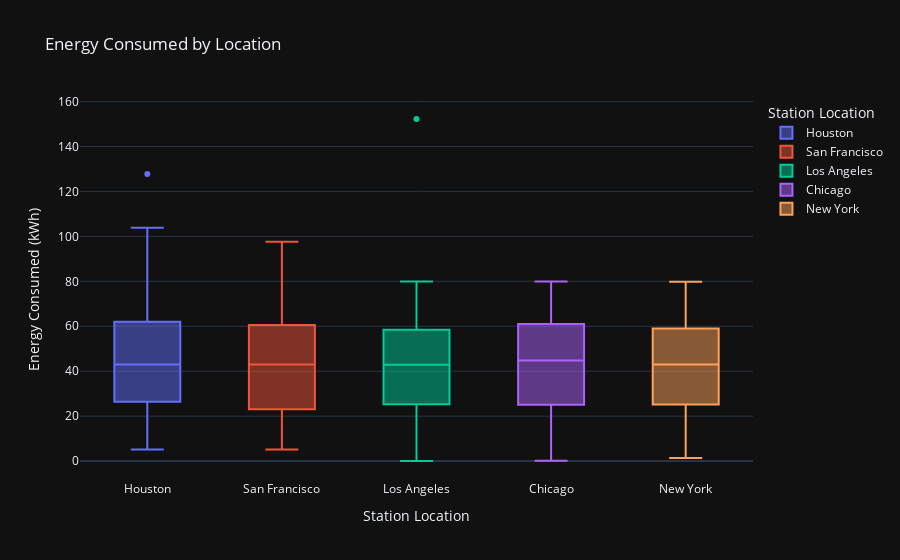

The cell this chart's notebook holds for it:
### Code cell
fig = px.box(df, 
             x='Charging Station Location', 
             y='Energy Consumed (kWh)', 
             title='Energy Consumed by Location',
             labels={'Energy Consumed (kWh)': 'Energy Consumed (kWh)', 'Charging Station Location': 'Station Location'},
             color='Charging Station Location',template='plotly_dark')

fig.show()

### Figure 1 — Plotly figure (JSON) as saved in the notebook; plotly's stock layout.template omitted (floating-point values rounded to 4 significant figures; data arrays with more than 128 entries replaced by an {"elided": "..."} marker saying what was removed)
{"data": [{"alignmentgroup": "True", "hovertemplate": "Station Location=%{x}<br>Energy Consumed (kWh)=%{y}<extra></extra>", "legendgroup": "Houston", "marker": {"color": "#636efa"}, "name": "Houston", "notched": false, "offsetgroup": "Houston", "orientation": "v", "showlegend": true, "type": "box", "x": {"elided": "262 str values"}, "x0": " ", "xaxis": "x", "y": {"elided": "262 float values"}, "y0": " ", "yaxis": "y"}, {"alignmentgroup": "True", "hovertemplate": "Station Location=%{x}<br>Energy Consumed (kWh)=%{y}<extra></extra>", "legendgroup": "San Francisco", "marker": {"color": "#EF553B"}, "name": "San Francisco", "notched": false, "offsetgroup": "San Francisco", "orientation": "v", "showlegend": true, "type": "box", "x": {"elided": "264 str values"}, "x0": " ", "xaxis": "x", "y": {"elided": "264 float values"}, "y0": " ", "yaxis": "y"}, {"alignmentgroup": "True", "hovertemplate": "Station Location=%{x}<br>Energy Consumed (kWh)=%{y}<extra></extra>", "legendgroup": "Los Angeles", "marker": {"color": "#00cc96"}, "name": "Los Angeles", "notched": false, "offsetgroup": "Los Angeles", "orientation": "v", "showlegend": true, "type": "box", "x": {"elided": "297 str values"}, "x0": " ", "xaxis": "x", "y": {"elided": "297 float values"}, "y0": " ", "yaxis": "y"}, {"alignmentgroup": "True", "hovertemplate": "Station Location=%{x}<br>Energy Consumed (kWh)=%{y}<extra></extra>", "legendgroup": "Chicago", "marker": {"color": "#ab63fa"}, "name": "Chicago", "notched": false, "offsetgroup": "Chicago", "orientation": "v", "showlegend": true, "type": "box", "x": {"elided": "242 str values"}, "x0": " ", "xaxis": "x", "y": {"elided": "242 float values"}, "y0": " ", "yaxis": "y"}, {"alignmentgroup": "True", "hovertemplate": "Station Location=%{x}<br>Energy Consumed (kWh)=%{y}<extra></extra>", "legendgroup": "New York", "marker": {"color": "#FFA15A"}, "name": "New York", "notched": false, "offsetgroup": "New York", "orientation": "v", "showlegend": true, "type": "box", "x": {"elided": "255 str values"}, "x0": " ", "xaxis": "x", "y": {"elided": "255 float values"}, "y0": " ", "yaxis": "y"}], "layout": {"boxmode": "overlay", "legend": {"title": {"text": "Station Location"}, "tracegroupgap": 0}, "title": {"text": "Energy Consumed by Location"}, "xaxis": {"anchor": "y", "categoryarray": ["Houston", "San Francisco", "Los Angeles", "Chicago", "New York"], "categoryorder": "array", "domain": [0, 1], "title": {"text": "Station Location"}}, "yaxis": {"anchor": "x", "domain": [0, 1], "title": {"text": "Energy Consumed (kWh)"}}}}
